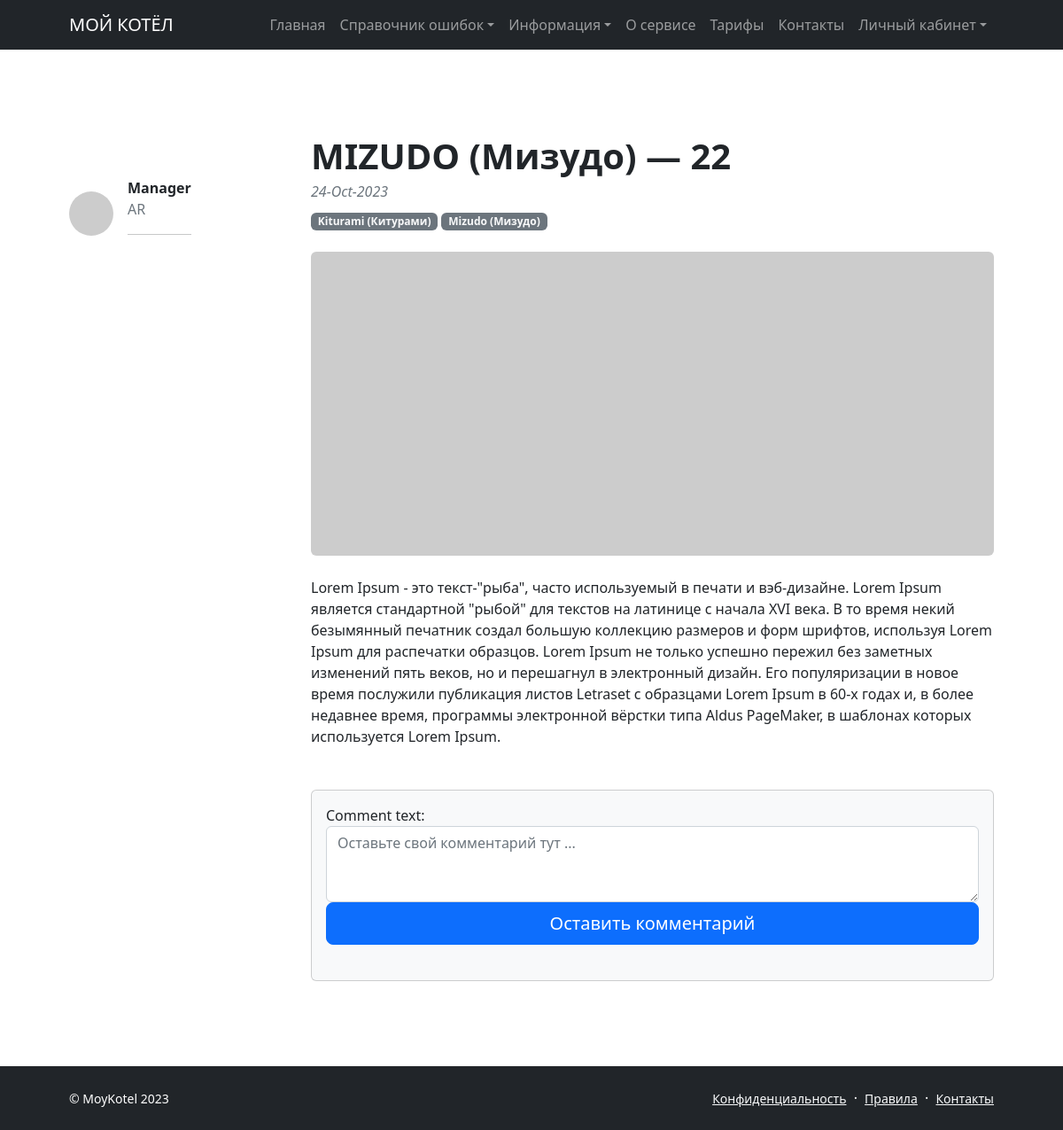
The app's page /oshibki-kotlov/91 with its own data.
### moykotel/models.py (models this page shows, shortened)
class Post(models.Model):
    post_author = models.ForeignKey(
        Author,
        on_delete=models.CASCADE,
        related_name='author'
    )
    post_category = models.ManyToManyField(
        Category,
        through='PostCategory',
        related_name='posts'
    )
    post_title = models.CharField(
        max_length=56,
        db_index=True,
        unique=True
    )
    post_text = models.TextField()
    post_date = models.DateField(auto_now_add=True)
    post_rating = models.SmallIntegerField(default=0)
    ARTICLE = 'AR'
    NEWS = 'NW'
    CATEGORY_TYPES = [
        (ARTICLE, "Статья"),
        (NEWS, "Новость")
    ]
    post_type = models.CharField(max_length=2, choices=CATEGORY_TYPES, default=ARTICLE)

class Author(models.Model):
    author_user = models.OneToOneField(User, on_delete=models.CASCADE)
    author_rating = models.SmallIntegerField(default=0)

class Category(models.Model):
    category_name = models.CharField(max_length=64, unique=True)
    subscribers = models.ManyToManyField(User, blank=True, null=True, related_name='categories')

### moykotel/views.py (the view, shortened to what this page needs)
# urls.py: path('oshibki-kotlov/<int:id>', PostDetail.as_view(), name='post_detail'),
class PostDetail(FormMixin, DetailView):
    model = Post
    template_name = 'moykotel/post.html'
    context_object_name = 'post'
    pk_url_kwarg = 'id'
    form_class = CommentForm
    def post(self, request, *args, **kwargs):
        form = self.get_form()
        if form.is_valid():
            return self.form_valid(form)
        else:
            return self.form_invalid(form)

### moykotel/forms.py
class CommentForm(forms.ModelForm):
    class Meta:
        model = Comment
        fields = ('comment_text',)
    def __init__(self, *args, **kwargs):
        super().__init__(*args, **kwargs)
        for field in self.fields:
            self.fields[field].widget.attrs['class'] = 'form-control'
        self.fields['comment_text'].widget = Textarea(attrs={
            'class': 'form-control',
            'rows': 3,
            'placeholder': 'Оставьте свой комментарий тут ...'
        })

### moykotel/templatetags/custom_filters.py (called while the page is built)
@register.filter()
def date_format(value):
   return datetime.strftime(value, '%d-%b-%Y')

@register.filter()
def censor(text):
    if isinstance(text, str):
        cens_list = ['редиска', 'чудак']
        filter_text = re.split(r"\W", text)
        for word in filter_text:
            if word in cens_list:
                cens_word = word[0] + '*' * (len(word) - 1)
                text = text.replace(word, cens_word)
        return text
    else:
        print(f'Переменная {text} не может быть обработана, так как не является строкой :(')

### moykotel/templatetags/custom_tags.py (called while the page is built)
@register.simple_tag()
def copyright(format_string='%Y'):
   return f'© MoyKotel {datetime.utcnow().strftime(format_string)}'

### templates/moykotel/post.html (shortened to what this page needs)
{% extends 'moykotel/default.html' %}
{% load custom_filters %}
{% block page_content %}
            <section class="py-5">
                <div class="container px-5 my-5">
                    <div class="row gx-5">
                        <div class="col-lg-3">
                            <div class="d-flex align-items-center mt-lg-5 mb-4">
                                <img class="img-fluid rounded-circle" src="https://dummyimage.com/50x50/ced4da/6c757d.jpg" alt="..." />
                                <div class="ms-3">
                                    <div class="fw-bold">{{ post.post_author.author_user }}</div>
                                    <div class="text-muted">{{ post.post_type}}</div>
                                    <hr>
                                </div>
                            </div>
                        </div>
                        <div class="col-lg-9">
                            <article>
                                <header class="mb-4">
                                    <h1 class="fw-bolder mb-1">{{ post.post_title }}</h1>
                                    <div class="text-muted fst-italic mb-2">{{ post.post_date|date_format }}</div>
                                    {% for category in post.post_category.all %}
                                        <a class="badge bg-secondary text-decoration-none link-light" href="{% url 'posts_search' %}?post_category={{ category.id }}">{{ category.category_name }}</a>
                                    {% endfor %}
                                </header>
                                <figure class="mb-4"><img class="img-fluid rounded" src="https://dummyimage.com/900x400/ced4da/6c757d.jpg" alt="..." /></figure>
                                <section class="mb-5">
                                    {{ post.post_text|censor }}
                                </section>
                            </article>
                            <section>
                                <div class="card bg-light">
                                    <div class="card-body">
                                        <form action="" class="mb-4" method="post">
                                            {{ form }}
                                            <div class="d-grid">
                                                <button class="btn btn-primary btn-lg" id="submitButton" type="submit">Оставить комментарий</button>
                                            </div>
                                        </form>
                                    </div>
                                </div>
                            </section>
                        </div>
                    </div>
                </div>
            </section>
{% endblock page_content %}

### records on screen
Post: post_author.author_user "Manager", post_type "AR", post_title "MIZUDO (Мизудо) — 22", post_date "24-Oct-2023", post_text|censor "Lorem Ipsum - это текст-\"рыба\", часто используемый в печати и вэб-дизайне. Lorem Ipsum является стандартной \"рыбой\" для текстов на латинице с начала XVI века. В то время некий безымянный печатник создал большую коллекцию размеров и форм шрифтов, используя Lorem Ipsum для распечатки образцов. Lorem Ipsum не только успешно пережил без заметных изменений пять веков, но и перешагнул в электронный дизайн. Его популяризации в новое время послужили публикация листов Letraset с образцами Lorem Ipsum в 60-х годах и, в более недавнее время, программы электронной вёрстки типа Aldus PageMaker, в шаблонах которых используется Lorem Ipsum."
Category: category_name "Kiturami (Китурами)"
Category: category_name "Mizudo (Мизудо)"
